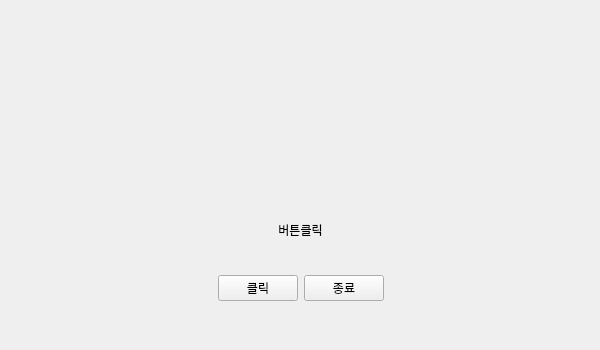
<?xml version="1.0" encoding="UTF-8"?>
<ui version="4.0">
 <class>MainWindow</class>
 <widget class="QMainWindow" name="MainWindow">
  <property name="geometry">
   <rect>
    <x>0</x>
    <y>0</y>
    <width>600</width>
    <height>350</height>
   </rect>
  </property>
  <property name="font">
   <font>
    <family>D2Coding</family>
   </font>
  </property>
  <property name="windowTitle">
   <string>샘플윈도우</string>
  </property>
  <widget class="QWidget" name="centralwidget">
   <widget class="QWidget" name="verticalLayoutWidget">
    <property name="geometry">
     <rect>
      <x>10</x>
      <y>10</y>
      <width>581</width>
      <height>331</height>
     </rect>
    </property>
    <layout class="QVBoxLayout" name="verticalLayout">
     <item>
      <spacer name="verticalSpacer">
       <property name="orientation">
        <enum>Qt::Vertical</enum>
       </property>
       <property name="sizeType">
        <enum>QSizePolicy::Expanding</enum>
       </property>
       <property name="sizeHint" stdset="0">
        <size>
         <width>20</width>
         <height>20</height>
        </size>
       </property>
      </spacer>
     </item>
     <item>
      <widget class="QLabel" name="lbl1">
       <property name="text">
        <string>버튼클릭</string>
       </property>
       <property name="alignment">
        <set>Qt::AlignCenter</set>
       </property>
      </widget>
     </item>
     <item>
      <spacer name="verticalSpacer_2">
       <property name="orientation">
        <enum>Qt::Vertical</enum>
       </property>
       <property name="sizeType">
        <enum>QSizePolicy::Maximum</enum>
       </property>
       <property name="sizeHint" stdset="0">
        <size>
         <width>20</width>
         <height>30</height>
        </size>
       </property>
      </spacer>
     </item>
     <item>
      <layout class="QHBoxLayout" name="horizontalLayout">
       <item>
        <spacer name="horizontalSpacer">
         <property name="orientation">
          <enum>Qt::Horizontal</enum>
         </property>
         <property name="sizeHint" stdset="0">
          <size>
           <width>40</width>
           <height>20</height>
          </size>
         </property>
        </spacer>
       </item>
       <item>
        <widget class="QPushButton" name="btn1">
         <property name="text">
          <string>클릭</string>
         </property>
        </widget>
       </item>
       <item>
        <widget class="QPushButton" name="btn2">
         <property name="text">
          <string>종료</string>
         </property>
        </widget>
       </item>
       <item>
        <spacer name="horizontalSpacer_2">
         <property name="orientation">
          <enum>Qt::Horizontal</enum>
         </property>
         <property name="sizeHint" stdset="0">
          <size>
           <width>40</width>
           <height>20</height>
          </size>
         </property>
        </spacer>
       </item>
      </layout>
     </item>
     <item>
      <spacer name="verticalSpacer_3">
       <property name="orientation">
        <enum>Qt::Vertical</enum>
       </property>
       <property name="sizeType">
        <enum>QSizePolicy::Maximum</enum>
       </property>
       <property name="sizeHint" stdset="0">
        <size>
         <width>20</width>
         <height>40</height>
        </size>
       </property>
      </spacer>
     </item>
     <item>
      <layout class="QVBoxLayout" name="verticalLayout_2"/>
     </item>
    </layout>
   </widget>
  </widget>
 </widget>
 <resources/>
 <connections/>
</ui>
